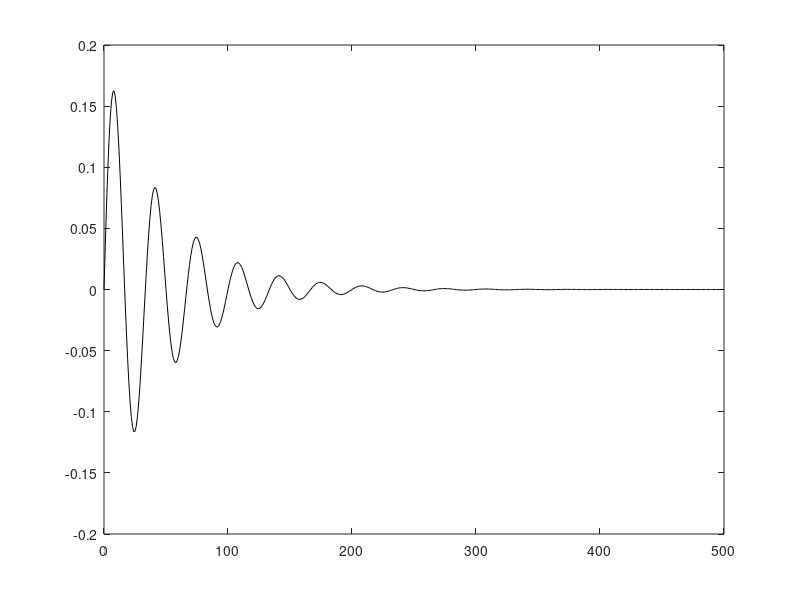
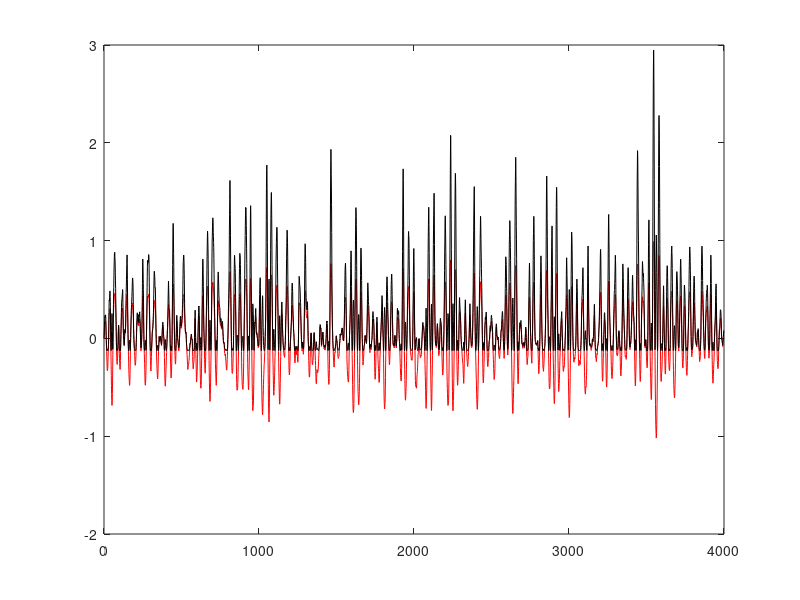

Write the MATLAB code that produced these figures, in order. (Note: this script raises an error after producing the figures.)
function [h0, h1, h2] = wiener(a, b)
%
%      [h0, h1, h2] = wiener(a, b);
%
%       simulates a simple static non-linearity: au+bu^2 that follows a linear filter
%        Note that when b=0 the model is linear
%
%       the linear filter is: g(t) = a * exp(-t/T1) * sin(2*pi*f0*t) with T1=50 ms and f0 = 0.03 Hz/ms
%
%       E.g., try  [h0,h1,h2] = wiener(0,3); (no linearity)
%                  [h0,h1,h2] = wiener(1,0); (no nonlinearity)
%                  [h0,h1,h2] = wiener(1,3);
%
%      A couple of instances will require some tweaking with the time base
%      (to prevent too much contribution from random noise) 
%      and amplitude (to prevent spilling over of information to the next functional)
%
%      This is part of the exercise!
%
close all
if nargin<2 
    b=2;
end
if nargin<1
   a= 1;
end
  
gwnt = 0.5 * randn(1,4000);    % gaussian noise with power (close to) 0.5
tf = [0:1:500];          % time for the filter  unit: ms
time=[0:1:3999];         % time for the signal  unit: ms

T1=50; T2=8;              % time constants in ms
ht = exp(-tf/T1) .* sin(2 * pi * 0.03 * tf);   % impulse response of the linear system
s=sum((ht)); %similarly to h1 this is not yet normalised by this s
ht = ht/s;      % normalise the impulse response to make its integral = 1

P = std(gwnt)          % the power of the noise

figure(3)
plot(tf, ht, 'k-');
hold on

ut = conv(gwnt, ht);    % determine u(t): the output of the linear process
ut = ut(1:length(gwnt)); % only the first gwnt samples

figure(4)
plot(time, ut, 'r-');
hold on
yt = a*ut + b*ut.^2;    % the static non-linearity

plot(time, yt, 'k-');


%
%    now determine the zero-order Wiener functional
%
h0=mean(yt);
G0 = h0;       % the zero-order Wiener prediction
y0 = yt - G0;      % the Lee-Schetzen method: subtract h0 from the response

%  first order estimate: crosscorrelate
%
fi1 = phi_yx2(y0, gwnt, length(tf)-1);   %first-order kernel
h1=fi1/P;       % only positive tau! 
h1(150:end)=0; %listened to the hint, this reduced the noise a lot indeed
%although I think a closer approximation is obtained for 200:end being 0,
%as there is some information between 150 and 200 (in the shape of a peak)
s=sum((h1)); %get a sum over h1 of one if we take away the absolute value, but get worse results
h1 = h1/s; % normalise the integral to one (this is a "tweaking point.." )
dt=1;
disp(sum(h1)*dt);

m1=max(h1);
m2=max(ht);
m3=m1/m2;     
 
 %    there may be a scaling issue. You then need to compensate for this, e.g. by aligning
 %    the peaks... 
 %
 %    you may also want to truncate the h1 filter to zero after a certain
 %    time (in this case, e.g. after 150 ms), to get rid of the extra
 %    noise.
 %    You could play with this in your own simulations. Report about this!
 %    
 %    The peaks in figure 4 do seem to be alligned after
 %    truncating the h1 filter at 150 ms, the G1 is roughly equal to the ut
 %    signal, which is the output of the linear process (so that seems
 %    correct)

figure(3)
plot(tf, h1/m3, 'r-');      % the predicted (scaled) filter is close to the real filter
legend('g(tau)','h_1(tau)');
title('Predicted first-order kernel (h1) and the model linear filter (g)');

G1 = conv(gwnt, h1);      % 1e order Wiener prediction with the scaled kernel 
G1 = G1(1:length(gwnt));
figure(4)
plot(G1); %/8.5) %when ht is not normalised then we need to divide h1 by ~8.5 for them to have the same order
legend('u(t)','y(t)','G1');

y1 = yt - G0 - G1;    % residue, corrected for G0 and G1

%
%    second order kernel: 3rd-order cross-correlation
%
fi2=phi_yxx2(y1, gwnt, 1000-1);              
h2=fi2/(2*P^2);         % the 2nd order Wiener kernel: only positive tau1, tau2 
h2(150:end,150:end)=0;
s = sum(sum((h2)));  % total integral of the kernel
h2 = h2/s;              % normalize the kernel to one   
disp(sum(sum(h2))*dt);
%%%%%%%%%%%%%%%%%%%
%  Note: also this scaling may have to be tweaked a little bit to optimize
%  your predictions! Play with this.
%%%%%%%%%%%%%%%%%%
G2 = convh2xx(h2,gwnt,P);      % 1e order Wiener prediction with the scaled kernel 
figure(10)
plot(G2);
hold on
plot(yt);
hold on
plot(G0+G1+G2);
legend('G2','y(t)','total')
disp("corr total and yt");
disp(corrcoef((G0+G1+G2),yt));
disp("corr G2 and yt");
disp(corrcoef((G2),yt));
disp("corr G1 and yt");
disp(corrcoef((G1),yt));
figure(2)
imagesc(h2(1:100,1:100));    % Look parallel to the main diagonal!
axis xy
colorbar;
title('Second-order kernel')

figure(5)
Diagh2 = zeros(1,length(tf));
for n=1:length(tf)
    Diagh2(n) = h2(n,n);
end
 mx = max(Diagh2(1:150));
mx2 = max(h1(1:150));
plot(Diagh2(1:150)*mx2/mx,'r-','linewidth',2);
hold on
plot(h1(1:150), 'k-');
title('Diagonal of h2 and h1');

%
%  now you can also calculate G2 with convh2xx() using h2 and the input noise.
%
%  From here on you can use the two functionals to predict the system's
%  output. Try to tweak it such that you seem to get a decent result..
%  you may have to scale some factors for G0, G1 and G2. This is because
%  the noise is not 'perfect'
%
%  Write about this initial stage of your simulations in your report!
%

